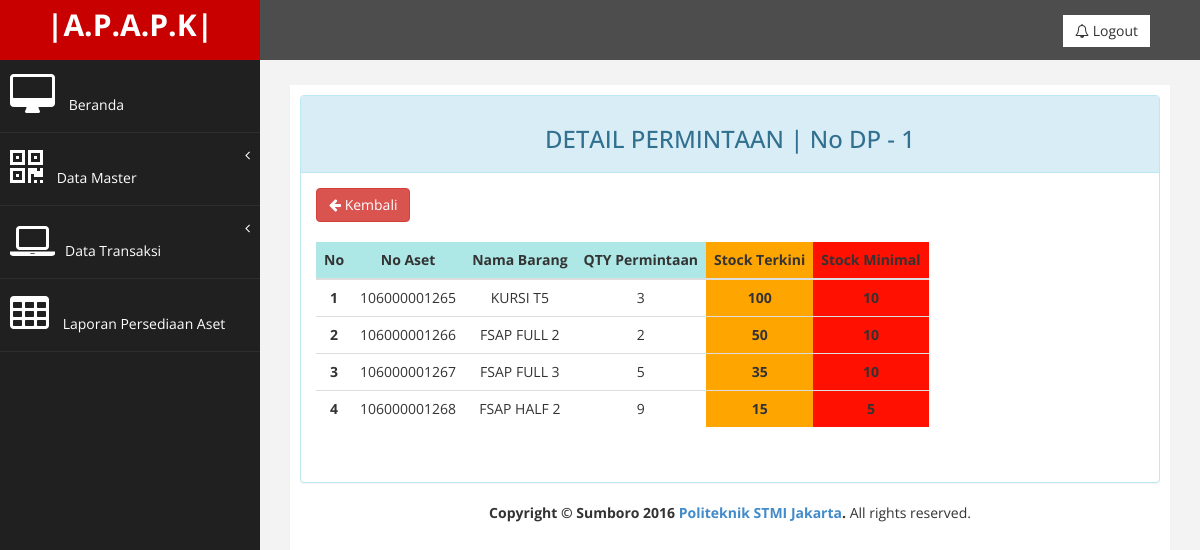
Screenshot of /index.php?halaman=datadp&id=1 (signed in) with the database file from the repository.
### tables this page shows
CREATE TABLE IF NOT EXISTS `daftar_permintaan` (
  `no_dp` int(12) NOT NULL AUTO_INCREMENT,
  `ndp` int(10) NOT NULL,
  `no_aset` bigint(15) NOT NULL,
  `qty` int(10) NOT NULL,
  PRIMARY KEY (`no_dp`)
);

CREATE TABLE IF NOT EXISTS `aset_brg` (
  `no_aset` bigint(30) NOT NULL AUTO_INCREMENT,
  `kode_brg` int(10) NOT NULL,
  `stock` int(5) NOT NULL,
  `satuan` varchar(10) NOT NULL,
  `stock_min` int(5) NOT NULL,
  `lokasi` varchar(20) NOT NULL,
  PRIMARY KEY (`no_aset`)
);

CREATE TABLE IF NOT EXISTS `ms_brg` (
  `kode_brg` int(10) NOT NULL AUTO_INCREMENT,
  `nama_brg` varchar(25) NOT NULL,
  `mata_uang` varchar(10) NOT NULL,
  `harga_brg` int(12) NOT NULL,
  `ktrg_brg` varchar(50) NOT NULL,
  PRIMARY KEY (`kode_brg`)
);

### datadp.php (the view, shortened to what this page needs)
<?php
$id='';
if(ISSET($_GET['id']))
{
	$id=$_GET['id'];
}
$no = 0;
?>
<div class="row">
                <div class="col-md-12">
                    <div class="panel panel-info">
                        <div class="panel-heading" align="center">
                             <h3>DETAIL PERMINTAAN | No DP - <?php echo $id ; ?></h3>
                        </div>
						<div class="panel-body">
						<div class="panel-group" id="accordion">
<a href="index.php?halaman=datandp" class="btn btn-danger"><i class="fa fa-arrow-left"></i> Kembali</a><br>
                            <div class="table-responsive">
<table class="table table-hover" id="dataTables-example">
    <thead>
        <tr bgcolor="#ADE8E6">
			<th>No</th>
			<th>No Aset</th>
            <th>Nama Barang</th>
			<th>QTY Permintaan</th>
			<th bgcolor="#FFA500">Stock Terkini</th>
			<th bgcolor="#FF1000">Stock Minimal</th>
        </tr>
    </thead>
    <tbody>
        <?php
		$conditions="";
		if(ISSET($_GET['id']))
{
	$conditions = " and dp.ndp='".$_GET['id']."'";
}
        if(isset($_POST['button'])){
            $tcari=$_POST['tcari'];
            $us = mysql_query("SELECT * FROM daftar_permintaan JOIN dp ON daftar_permintaan.ndp = dp.ndp JOIN aset_brg ON daftar_permintaan.no_aset = aset_brg.no_aset JOIN ms_brg ON aset_brg.kode_brg = ms_brg.kode_brg WHERE no_dp LIKE '%".$_POST['tcari']. "'");
        }else{
            $us = mysql_query("SELECT * FROM daftar_permintaan JOIN dp ON daftar_permintaan.ndp = dp.ndp JOIN aset_brg ON daftar_permintaan.no_aset = aset_brg.no_aset JOIN ms_brg ON aset_brg.kode_brg = ms_brg.kode_brg $conditions");
        }
        while($data=mysql_fetch_array($us))
        {
		$no++;
        ?>
        <tr align="center">
			<td><b><?php echo $no ; ?></b></td>
            <td><?php echo $data['no_aset'] ?></td>
            <td><?php echo $data['nama_brg'] ?></td>
			<td><?php echo $data['qty'] ?></td>
			<td bgcolor="#FFA500"><b><?php echo $data['stock'] ?></b></td>
			<td bgcolor="#FF1000"><b><?php echo $data['stock_min'] ?></b></td>
        </tr>
        <?php
    }
    ?>
    </tbody>
</table>
</div></div>
                        </div>
                    </div>
                </div>
            </div>

### index.php (shortened to what this page needs)
<!DOCTYPE html>
<html xmlns="http://www.w3.org/1999/xhtml">
<head>
    <link href="assets/css/bootstrap.css" rel="stylesheet" />
    <link href="assets/css/font-awesome.css" rel="stylesheet" />
    <link href="assets/js/morris/morris-0.4.3.min.css" rel="stylesheet" />
    <link href="assets/css/custom.css" rel="stylesheet" />
  <link rel="stylesheet" href="js/jquery-ui.css">
</head>
<body>
    <div id="wrapper">
        <nav class="navbar navbar-default navbar-cls-top " role="navigation" style="margin-bottom: 0">
            <div class="navbar-header">
                <a class="navbar-brand" href="index.php"><b>|A.P.A.P.K|</b></a>
				<br>
            </div>
  <div style="color: white;
padding: 15px 50px 5px 50px;
float: right;
font-size: 16px;"><a href="index.php?aksi=logout" class="btn btn-default square-btn-adjust"><i class ="fa fa-bell-o"></i> Logout</a> </div>
        </nav>
		<div style="color: white;
padding: 15px 50px 5px 50px;
float: right;
font-size: 16px;"></div>
                <nav class="navbar-default navbar-side" role="navigation">
            <div class="sidebar-collapse">
                <ul class="nav" id="main-menu">
                    <li>
                        <a  href="index.php?halaman=home"><i class="fa fa-desktop fa-3x"></i> Beranda </a>
                    </li>
                        <?php
                        if(($_SESSION['hak_akses']=="ADMIN")){
                        ?><li>
                        <a href="#"><i class="fa fa-qrcode fa-3x"></i> Data Master<span class="fa arrow"></span></a>
                    </li>
					<?php
						}
						?>
						<?php
                        if(($_SESSION['hak_akses']=="ADMIN")){
                        ?>
                    <li>
                        <a href="#"><i class="fa fa-laptop fa-3x"></i>Data Transaksi<span class="fa arrow"></span></a>
                    </li>
					 <li>
                        <a  href="index.php?halaman=laporanaset"><i class="fa fa-table fa-3x"></i> Laporan Persediaan Aset</a>
                    </li>
					<?php
						}
						?>
            </div>
        </nav>
        <div id="page-wrapper" >
            <div id="page-inner">
            <?php
            if(isset($_GET['halaman']))
            {
                if($_GET['halaman']=='databrg')
                {
                    include 'databrg.php';
                }
				elseif ($_GET['halaman']=='tambahbrg')
                {
                        include 'barang/tambahbrg.php';
                }
                elseif($_GET['halaman']=='savebrg')
                {
                    include 'barang/save.php';
                }
				elseif ($_GET['halaman']=='ubahdatabrg')
                {
                         include 'barang/ubahbrg.php';
                }
                elseif ($_GET['halaman']=='ubahbrg')
                {
                        include 'barang/ubah.php';
                }
                elseif($_GET['halaman']=='hapusbrg')
                {
                    include 'barang/hapus.php';
                }
				elseif($_GET['halaman']=='datauser')
                {
                    include 'datauser.php';
                }
				elseif ($_GET['halaman']=='tambahformuser')
                {
                        include 'user/tambahuser.php';
                }
				elseif($_GET['halaman']=='saveuser')
                {
                       include 'user/save.php';
                }
				elseif ($_GET['halaman']=='ubahformuser')
                {
                         include 'user/ubahuser.php';
                }
				elseif ($_GET['halaman']=='ubahuser')
                {
                        include 'user/ubah.php';
                }
				elseif($_GET['halaman']=='hapususer')
                {
				include 'user/ubah.php';
                }
				elseif($_GET['halaman']=='hapususer')
                {
                    include 'admin/datansp.php';
                }
                elseif($_GET['halaman']=='datansp')
                {
                    include 'datansp.php';
					}
					elseif($_GET['halaman']=='tambahnsp')
					{
					include 'nsp/tambahnsp.php';
                }
				elseif($_GET['halaman']=='savensp')
					{
					include 'nsp/save.php';
                }
				 elseif ($_GET['halaman']=='dataaset')
                {
                        include 'dataaset.php';
                }
                elseif ($_GET['halaman']=='tambahdataaset')
                {
                        include 'aset/tambahaset.php';
                }
                elseif($_GET['halaman']=='saveaset')
                {
                       include 'aset/save.php';
                }
                elseif ($_GET['halaman']=='ubahdataaset')
                {
                         include 'aset/ubahaset.php';
                }
                elseif ($_GET['halaman']=='ubahaset')
                {
                        include 'aset/ubah.php';
                }
                elseif($_GET['halaman']=='hapusaset')
                {
                    include 'aset/hapus.php';
                }
                elseif($_GET['halaman']=='datadp')
                {
                    include 'datadp.php';
                }
				 elseif($_GET['halaman']=='datadpuser')
                {
                    include 'datadpuser.php';
                }
                elseif ($_GET['halaman']=='tambahdp')
                {
                        include 'dp/tambahdp.php';
                }
                elseif($_GET['halaman']=='savedp')
                {
                       include 'dp/save.php';
                }
                elseif ($_GET['halaman']=='ubahdp')
                {
                         include 'dp/ubahdp.php';
                }
                elseif ($_GET['halaman']=='ubahdpp')
                {
                        include 'dp/ubah.php';
                }
                elseif($_GET['halaman']=='hapusdp')
                {
                    include 'dp/hapus.php';
				}
                elseif ($_GET['halaman']=='home')
                {
                        include 'home.php';
                }
			    elseif ($_GET['halaman']=='datasp')
                {
                        include 'datasp.php';
                }
                elseif ($_GET['halaman']=='tambahsp')
                {
                        include 'sp/tambahsp.php';
                }
                elseif($_GET['halaman']=='savesp')
                {
                       include 'sp/save.php';
                }
                elseif ($_GET['halaman']=='ubahdatasp')
                {
                         include 'sp/ubahsp.php';
                }
                elseif ($_GET['halaman']=='ubahsp')
                {
                        include 'sp/ubah.php';
                }
                elseif($_GET['halaman']=='hapussp')
                {
                    include 'sp/hapus.php';
                }
				elseif($_GET['halaman']=='dataop')
                {
                    include 'dataop.php';
                }
				elseif($_GET['halaman']=='dataopfi')
                {
                    include 'dataopfi.php';
                }
				elseif($_GET['halaman']=='tambahop')
                {
                    include 'op/tambahop.php';
                }
				elseif($_GET['halaman']=='saveop')
                {
                    include 'op/save.php';
                }
				elseif($_GET['halaman']=='ubahdataop')
                {
                    include 'op/ubahop.php';
                }
				elseif($_GET['halaman']=='ubahop')
                {
                    include 'op/ubah.php';
                }
				elseif($_GET['halaman']=='hapusop')
                {
                    include 'op/hapus.php';
                }
				elseif ($_GET['halaman']=='datadpuser')
                {
                    include 'datadpuser.php';
						}
                elseif ($_GET['halaman']=='dataspuser')
                {
                        include 'dataspuser.php';
                		}
						  elseif ($_GET['halaman']=='datandp')
                {
                        include 'datandp.php';
                		}
						 elseif ($_GET['halaman']=='datandpuser')
                {
                        include 'datandpuser.php';
                		}
							  elseif ($_GET['halaman']=='tambahndp')
                {
                        include 'ndp/tambahndp.php';
                		}
										  elseif ($_GET['halaman']=='savendp')
                {
                        include 'ndp/save.php';
                		}
						 elseif ($_GET['halaman']=='ubahdatandp')
                {
                        include 'ndp/ubahndp.php';
                		}
						 elseif ($_GET['halaman']=='ubahndp')
                {
                        include 'ndp/ubah.php';
                		}
				  elseif ($_GET['halaman']=='hapusndp')
                {
                        include 'ndp/hapus.php';
                		}
				elseif ($_GET['halaman']=='datanop')
                {
                        include 'datanop.php';
                		}
						 elseif ($_GET['halaman']=='datanopfi')
                {
                        include 'datanopfi.php';
                		}
							  elseif ($_GET['halaman']=='tambahnop')
                {
                        include 'nop/tambahnop.php';
                		}
				elseif ($_GET['halaman']=='savenop')
                {
                        include 'nop/save.php';
                		}
						 elseif ($_GET['halaman']=='ubahdatanop')
                {
                        include 'nop/ubahnop.php';
                		}
						 elseif ($_GET['halaman']=='ubahnop')
                {
                        include 'nop/ubah.php';
                		}
				  elseif ($_GET['halaman']=='hapusnop')
                {
                        include 'nop/hapus.php';
                		}
				elseif ($_GET['halaman']=='laporanaset')
                {
                include 'lapaset.php';
                }
            }
            else
            {
                include 'home.php';
            }
            ?>
			 	 <footer class="main-footer">
               <strong><center>Copyright &copy; Sumboro 2016<a href="http://stmi.ac.id"> Politeknik STMI Jakarta</a>.</strong> All rights reserved.</center>
      </footer>
            </div>
        </div>
        </div>
</body>
</html>

### assets/css/custom.css (style rules this page uses)
body { font-family: 'Open Sans', sans-serif; }
#wrapper { width: 100%; background:#202020; }
#page-wrapper { padding: 15px 15px; min-height: 600px; background:#F3F3F3; }
#page-inner { width:100%; margin:10px 20px 10px 0px; background-color:#fff!important; padding:10px; min-height:1200px; }
.square-btn-adjust { border: 0px solid transparent; -webkit-border-radius: 0px; -moz-border-radius: 0px; border-radius: 0px; }
.navbar-cls-top .navbar-brand { color: #fff; background: #00C0C9; width: 260px; text-align: center; height: 60px; font-size: 30px; font-weight: 700; }
.arrow { float: right; }
.fa.arrow:before { content: "\f104"; }
.sidebar-collapse , .sidebar-collapse .nav { background:none; }
.sidebar-collapse .nav { padding:0; }
.sidebar-collapse .nav > li > a { color:#fff; background:#202020; text-shadow:none; }
.sidebar-collapse > .nav > li > a { padding:15px 10px; }
.sidebar-collapse > .nav > li { border-bottom: 1px solid rgba(107, 108, 109, 0.19); }
.navbar-side { border:none; background-color: #202020; }
.navbar-cls-top { background:#4D4D4D; border-bottom:none; }
.navbar-default { border:0px solid black; }
.navbar-header { background: #A70303; }
.nav > li > a > i { margin-right:10px; }
@media (min-width:768px) { #page-wrapper { margin: 0 0 0 260px; padding: 15px 30px; min-height: 1200px; } }
@media (min-width:768px) { .navbar-side { z-index: 1; position: absolute; width: 260px; } }
@media (min-width:768px) { .navbar { border-radius: 0px; } }

### rows the page displays
daftar_permintaan: aset_brg.no_aset "106000001265", ms_brg.nama_brg "KURSI T5", qty "3", aset_brg.stock "100", aset_brg.stock_min "10"
daftar_permintaan: aset_brg.no_aset "106000001266", ms_brg.nama_brg "FSAP FULL 2", qty "2", aset_brg.stock "50", aset_brg.stock_min "10"
daftar_permintaan: aset_brg.no_aset "106000001267", ms_brg.nama_brg "FSAP FULL 3", qty "5", aset_brg.stock "35", aset_brg.stock_min "10"
daftar_permintaan: aset_brg.no_aset "106000001268", ms_brg.nama_brg "FSAP HALF 2", qty "9", aset_brg.stock "15", aset_brg.stock_min "5"

### other values shown
$id "1"
